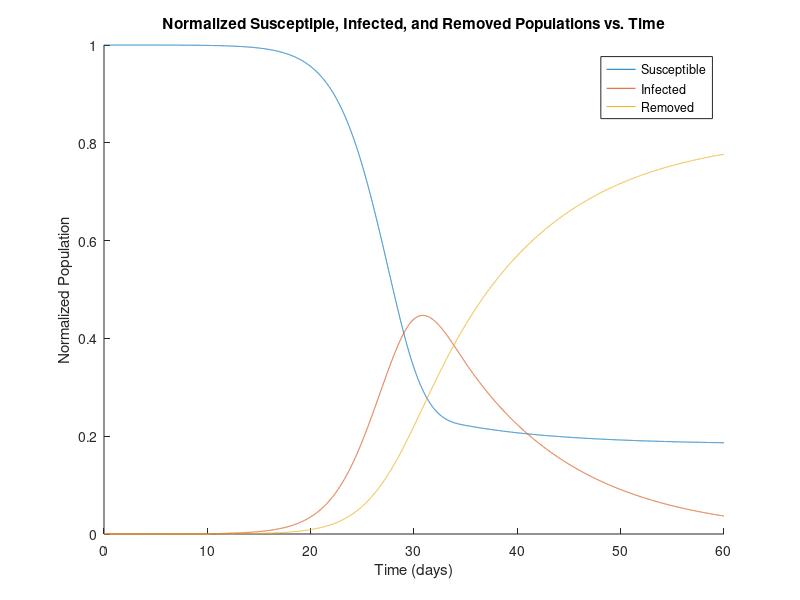

This figure's MATLAB source:
%Script: SIR Model for Infection (Part C)
%Zubin Mishra, 604644805
%This script simulates the process of spreading disease when a vaccine is
%introduced at some point.

% Start timer
tic

% Clean up the MATLAB workspace
clear all;
clc;
clf;

% Set up the time-stepping parameters
deltat = 0.005;
tFinal = 60;
tSteps = ceil(tFinal/deltat);
t = linspace(0,tFinal,tSteps+1);

% Coefficients and constants
gamma = 0.1;
tvac = 28;
n = 7;
beta = zeros(1, tSteps+1);
for k = 1:tSteps+1
    if t(k) <= tvac
        beta(k) = 0.5;
    elseif t(k) > tvac && t(k) <= tvac+n
        beta(k) = 0.275 + 0.225*cos(pi*(t(k)-tvac)/n);
    else
        beta(k) = 0.05;
    end
end

% Set the initial values
s = zeros(1, tSteps+1);
i = zeros(1, tSteps+1);
r = zeros(1, tSteps+1);
s(1) = (4000000-50)/4000000;
i(1) = 50/4000000;
r(1) = 0;

% For loop
for k = 1:tSteps
    s(k+1) = s(k)+deltat*(-beta(k)*i(k)*s(k));
    i(k+1) = i(k)+deltat*(beta(k)*i(k)*s(k)-gamma*i(k));
    r(k+1) = r(k)+deltat*(gamma*i(k));
end

% Plot
hold on
plot(t, s)
plot(t, i)
plot(t, r)


title('Normalized Susceptiple, Infected, and Removed Populations vs. Time');
xlabel('Time (days)');
ylabel('Normalized Population');
legend('Susceptible', 'Infected', 'Removed');

% Output
fprintf('Final Size of Population Groups\n');
fprintf('Susceptible: %.2f million\n', s(length(s))*4);
fprintf('Infected: %.2f million\n', i(length(i))*4);
fprintf('Removed: %.2f million\n', r(length(r))*4);

% Stop timer
toc;